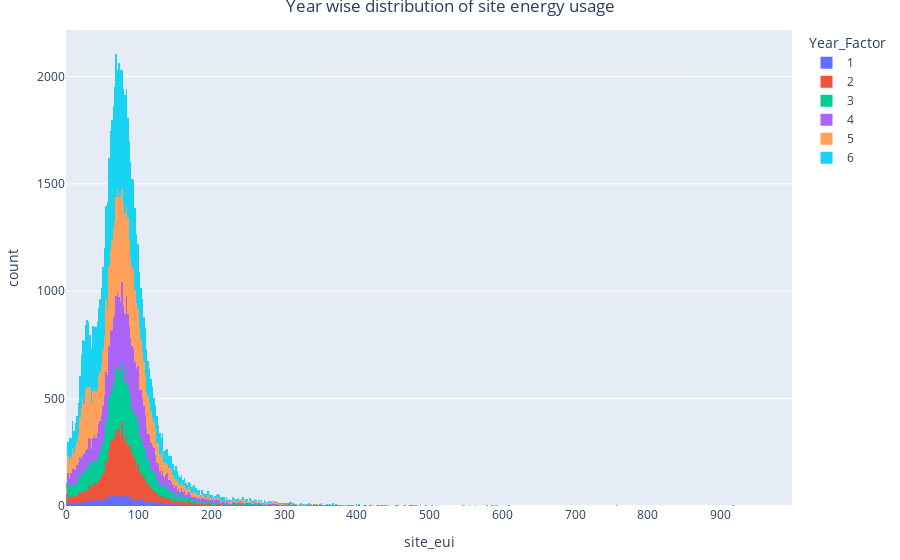

The notebook cell this image was saved under:
### Code cell
fig = px.histogram(df_train, x='site_eui', color='Year_Factor')
fig.update_layout(title_text='Year wise distribution of site energy usage', title_x=0.5, title_y=1, margin=dict(t=30, l=30, r=30, b=30))
fig.show()

### Figure 1 — Plotly figure (JSON) as saved in the notebook; plotly's stock layout.template omitted (floating-point values rounded to 4 significant figures; data arrays with more than 128 entries replaced by an {"elided": "..."} marker saying what was removed)
{"data": [{"alignmentgroup": "True", "bingroup": "x", "hovertemplate": "Year_Factor=1<br>site_eui=%{x}<br>count=%{y}<extra></extra>", "legendgroup": "1", "marker": {"color": "#636efa"}, "name": "1", "offsetgroup": "1", "orientation": "v", "showlegend": true, "type": "histogram", "x": {"elided": "2117 float values"}, "xaxis": "x", "yaxis": "y"}, {"alignmentgroup": "True", "bingroup": "x", "hovertemplate": "Year_Factor=2<br>site_eui=%{x}<br>count=%{y}<extra></extra>", "legendgroup": "2", "marker": {"color": "#EF553B"}, "name": "2", "offsetgroup": "2", "orientation": "v", "showlegend": true, "type": "histogram", "x": {"elided": "9058 float values"}, "xaxis": "x", "yaxis": "y"}, {"alignmentgroup": "True", "bingroup": "x", "hovertemplate": "Year_Factor=3<br>site_eui=%{x}<br>count=%{y}<extra></extra>", "legendgroup": "3", "marker": {"color": "#00cc96"}, "name": "3", "offsetgroup": "3", "orientation": "v", "showlegend": true, "type": "histogram", "x": {"elided": "10879 float values"}, "xaxis": "x", "yaxis": "y"}, {"alignmentgroup": "True", "bingroup": "x", "hovertemplate": "Year_Factor=4<br>site_eui=%{x}<br>count=%{y}<extra></extra>", "legendgroup": "4", "marker": {"color": "#ab63fa"}, "name": "4", "offsetgroup": "4", "orientation": "v", "showlegend": true, "type": "histogram", "x": {"elided": "12946 float values"}, "xaxis": "x", "yaxis": "y"}, {"alignmentgroup": "True", "bingroup": "x", "hovertemplate": "Year_Factor=5<br>site_eui=%{x}<br>count=%{y}<extra></extra>", "legendgroup": "5", "marker": {"color": "#FFA15A"}, "name": "5", "offsetgroup": "5", "orientation": "v", "showlegend": true, "type": "histogram", "x": {"elided": "18308 float values"}, "xaxis": "x", "yaxis": "y"}, {"alignmentgroup": "True", "bingroup": "x", "hovertemplate": "Year_Factor=6<br>site_eui=%{x}<br>count=%{y}<extra></extra>", "legendgroup": "6", "marker": {"color": "#19d3f3"}, "name": "6", "offsetgroup": "6", "orientation": "v", "showlegend": true, "type": "histogram", "x": {"elided": "22449 float values"}, "xaxis": "x", "yaxis": "y"}], "layout": {"barmode": "relative", "legend": {"title": {"text": "Year_Factor"}, "tracegroupgap": 0}, "margin": {"b": 30, "l": 30, "r": 30, "t": 30}, "title": {"text": "Year wise distribution of site energy usage", "x": 0.5, "y": 1}, "xaxis": {"anchor": "y", "domain": [0, 1], "title": {"text": "site_eui"}}, "yaxis": {"anchor": "x", "domain": [0, 1], "title": {"text": "count"}}}}
